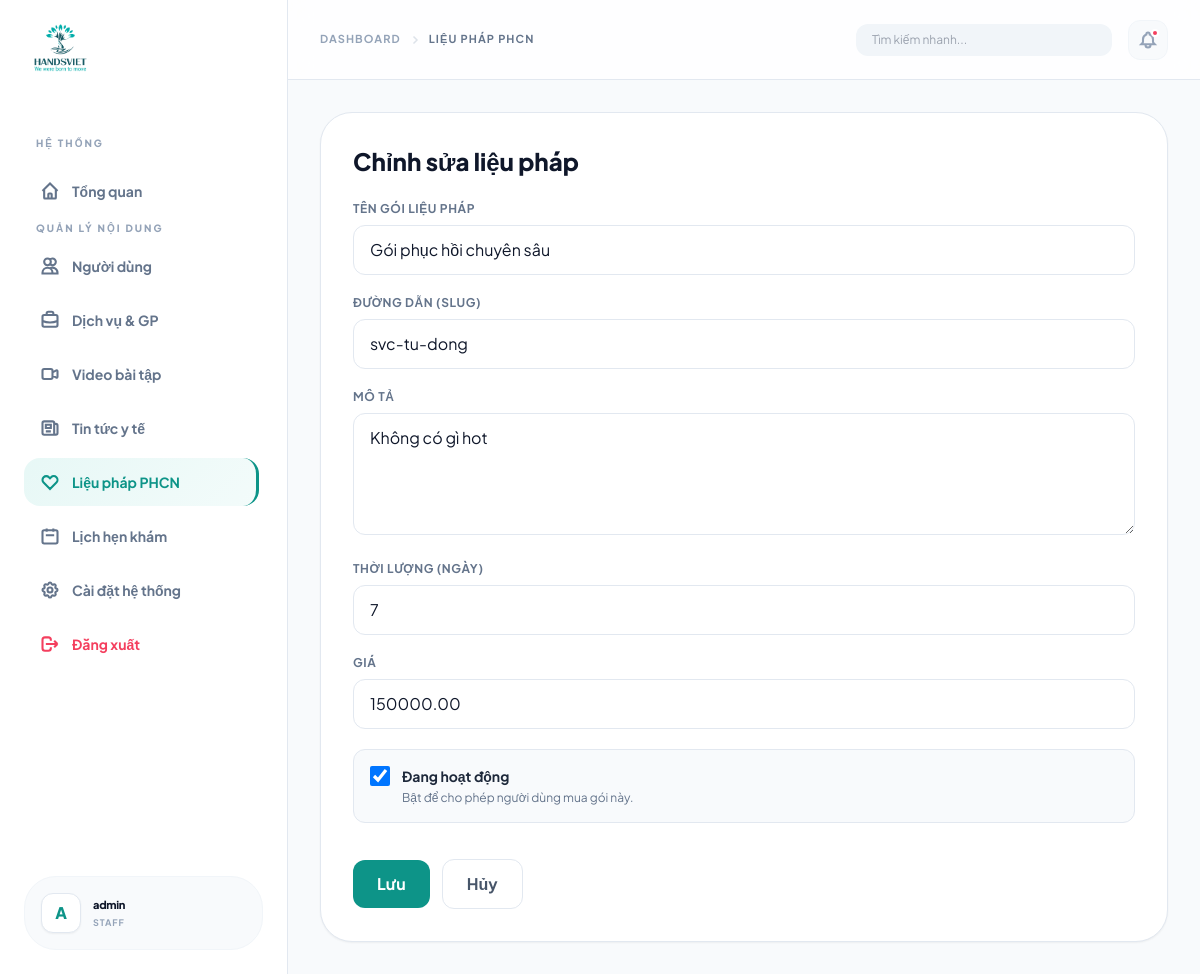
/hansviet_admin/therapies/1/edit/ (signed in), run on the app's committed database.
### hansviet_admin/models.py (models this page shows, shortened)
class Package(models.Model):
    name = models.CharField(max_length=255)
    slug = models.SlugField(unique=True)
    description = models.TextField(blank=True)
    duration_days = models.PositiveIntegerField()
    price = models.DecimalField(max_digits=12, decimal_places=2)
    is_active = models.BooleanField(default=True)
    class Meta:
        verbose_name = "Package"
        verbose_name_plural = "Packages"
        ordering = ["name"]

### hansviet_admin/views.py (the view)
# urls.py: path("therapies/<int:pk>/edit/", views.therapy_edit, name="therapy_edit"),
@staff_required
def therapy_edit(request, pk):
    package = get_object_or_404(Package, pk=pk)
    form = PackageForm(request.POST or None, instance=package)
    if request.method == "POST" and form.is_valid():
        form.save()
        messages.success(request, "Đã cập nhật gói liệu pháp.")
        return redirect("dashboard:therapy_list")
    return render(
        request,
        "dashboard/therapies/form.html",
        {"form": form, "package": package, "title": "Chỉnh sửa liệu pháp", "button_text": "Lưu"},
    )

### hansviet_admin/forms.py (shortened to what this page needs)
class PackageForm(StyledFormMixin, forms.ModelForm):
    class Meta:
        model = Package
        fields = ["name", "slug", "description", "duration_days", "price", "is_active"]
        widgets = {
            "description": forms.Textarea(attrs={"rows": 4}),
        }
        labels = {
            "name": "Tên gói liệu pháp",
            "slug": "Đường dẫn (slug)",
            "description": "Mô tả",
            "duration_days": "Thời lượng (ngày)",
            "price": "Giá",
            "is_active": "Đang hoạt động",
        }
        help_texts = {
            "is_active": "Bật để cho phép người dùng mua gói này.",
        }

### hansviet_admin/views.py (called while the page is built)
def staff_required(view_func):
    admin_login_url = getattr(settings, "ADMIN_LOGIN_URL", "/hansviet_admin/login/")
    check_staff = user_passes_test(lambda u: u.is_staff or u.is_superuser, login_url=admin_login_url)
    return login_required(check_staff(view_func), login_url=admin_login_url)

### hansviet_admin/templates/dashboard/therapies/form.html (shortened to what this page needs)
{% extends 'dashboard/base.html' %}
{% block breadcrumbs %}
<a href="{% url 'dashboard:therapy_list' %}" class="text-slate-500 hover:text-teal-600">Liệu pháp PHCN</a>
{% endblock %}
{% block content %}
<div class="max-w-4xl mx-auto">
    <div class="bg-white rounded-[2rem] border border-slate-200 shadow-sm p-8">
        <h1 class="text-2xl font-extrabold text-slate-900 mb-6">{{ title }}</h1>
        <form method="post" class="space-y-5">
            {% for field in form %}
            {% if field.field.widget.input_type == 'checkbox' %}
            <div class="rounded-xl border border-slate-200 p-4 bg-slate-50">
                <label class="flex items-start gap-3 cursor-pointer">
                    {{ field }}
                    <span>
                        <span class="block text-sm font-bold text-slate-800">{{ field.label }}</span>
                        {% if field.help_text %}
                        <span class="block text-xs text-slate-500 mt-1">{{ field.help_text }}</span>
                        {% endif %}
                    </span>
                </label>
            </div>
            {% else %}
            <div>
                <label class="block text-xs font-bold uppercase tracking-wider text-slate-500 mb-2">{{ field.label }}</label>
                {{ field }}
            </div>
            {% endif %}
            {% endfor %}
            <div class="pt-4 flex items-center gap-3">
                <button class="bg-teal-600 hover:bg-teal-700 text-white px-6 py-3 rounded-xl font-bold">{{ button_text }}</button>
                <a href="{% url 'dashboard:therapy_list' %}" class="px-6 py-3 rounded-xl border border-slate-200 font-bold text-slate-600 hover:bg-slate-50">Hủy</a>
            </div>
        </form>
    </div>
</div>
{% endblock %}

### hansviet_admin/templates/dashboard/base.html (shortened to what this page needs)
{% load static %}
<!DOCTYPE html>
<html lang="vi">
<head>
    <script src="https://cdn.tailwindcss.com"></script>
</head>
<body class="min-h-screen bg-[#f8fafc] text-slate-900 overflow-x-hidden">
    <aside
        class="fixed left-0 top-0 h-full w-72 bg-white border-r border-slate-200 z-[60] transition-all duration-300 transform md:translate-x-0 -translate-x-full"
        id="sidebar">
        <div class="h-full flex flex-col p-6">
            <div class="flex items-center gap-3 mb-10 px-2">
                <img src="{% static 'images/HandsVietLogo.png' %}" alt="HandsViet Logo"
                    class="h-12 w-auto object-contain">
            </div>
            <nav class="flex-1 space-y-1.5 overflow-y-auto pr-1">
                <p class="text-[10px] font-black text-slate-400 uppercase tracking-[0.2em] px-3 mb-4 mt-6">Hệ thống</p>
                <a href="{% url 'dashboard:home' %}"
                    class="flex items-center gap-3 px-4 py-3.5 rounded-2xl text-sm font-bold transition-all group {% if request.resolver_match.url_name == 'home' %}sidebar-active{% else %}text-slate-500 hover:bg-slate-50 hover:text-slate-800{% endif %}">
                    <svg class="w-5 h-5" fill="none" stroke="currentColor" viewBox="0 0 24 24">
                        <path
                            d="M3 12l2-2m0 0l7-7 7 7M5 10v10a1 1 0 001 1h3m10-11l2 2m-2-2v10a1 1 0 01-1 1h-3m-6 0a1 1 0 001-1v-4a1 1 0 011-1h2a1 1 0 011 1v4a1 1 0 001 1m-6 0h6"
                            stroke-width="2.5"></path>
                    </svg>
                    Tổng quan
                </a>
                <p class="text-[10px] font-black text-slate-400 uppercase tracking-[0.2em] px-3 mb-4 mt-8">Quản lý nội
                    dung</p>
                <a href="{% url 'dashboard:user_list' %}"
                    class="flex items-center gap-3 px-4 py-3.5 rounded-2xl text-sm font-bold transition-all group {% if 'users' in request.path %}sidebar-active{% else %}text-slate-500 hover:bg-slate-50 hover:text-slate-800{% endif %}">
                    <svg class="w-5 h-5" fill="none" stroke="currentColor" viewBox="0 0 24 24">
                        <path
                            d="M12 4.354a4 4 0 110 5.292M15 21H3v-1a6 6 0 0112 0v1zm0 0h6v-1a6 6 0 00-9-5.197M13 7a4 4 0 11-8 0 4 4 0 018 0z"
                            stroke-width="2.5"></path>
                    </svg>
                    Người dùng
                </a>
                <a href="{% url 'dashboard:service_list' %}"
                    class="flex items-center gap-3 px-4 py-3.5 rounded-2xl text-sm font-bold transition-all group {% if 'services' in request.path or 'categories' in request.path %}sidebar-active{% else %}text-slate-500 hover:bg-slate-50 hover:text-slate-800{% endif %}">
                    <svg class="w-5 h-5" fill="none" stroke="currentColor" viewBox="0 0 24 24">
                        <path
                            d="M21 13.255A23.931 23.931 0 0112 15c-3.183 0-6.22-.62-9-1.745M16 6V4a2 2 0 00-2-2h-4a2 2 0 00-2 2v2m4 6h.01M5 20h14a2 2 0 002-2V8a2 2 0 00-2-2H5a2 2 0 00-2 2v10a2 2 0 002 2z"
                            stroke-width="2.5"></path>
                    </svg>
                    Dịch vụ & GP
                </a>
                <a href="{% url 'dashboard:video_list' %}"
                    class="flex items-center gap-3 px-4 py-3.5 rounded-2xl text-sm font-bold transition-all {% if 'videos' in request.path %}sidebar-active{% else %}text-slate-500 hover:bg-slate-50 hover:text-slate-800{% endif %}">
                    <svg class="w-5 h-5" fill="none" stroke="currentColor" viewBox="0 0 24 24">
                        <path
                            d="M15 10l4.553-2.276A1 1 0 0121 8.618v6.764a1 1 0 01-1.447.894L15 14M5 18h8a2 2 0 002-2V8a2 2 0 00-2-2H5a2 2 0 00-2 2v8a2 2 0 002 2z"
                            stroke-width="2.5"></path>
                    </svg>
                    Video bài tập
                </a>
                <a href="{% url 'dashboard:news_list' %}"
                    class="flex items-center gap-3 px-4 py-3.5 rounded-2xl text-sm font-bold text-slate-500 hover:bg-slate-50 hover:text-slate-800 transition-all {% if 'news' in request.path %}sidebar-active{% endif %}">
                    <svg class="w-5 h-5" fill="none" stroke="currentColor" viewBox="0 0 24 24">
                        <path
                            d="M19 20H5a2 2 0 01-2-2V6a2 2 0 012-2h10a2 2 0 012 2v1m2 13a2 2 0 01-2-2V7m2 13a2 2 0 002-2V9a2 2 0 00-2-2h-2m-4-3H9M7 16h6M7 8h6v4H7V8z"
                            stroke-width="2.5"></path>
                    </svg>
                    Tin tức y tế
                </a>
                <a href="{% url 'dashboard:therapy_list' %}"
                    class="flex items-center gap-3 px-4 py-3.5 rounded-2xl text-sm font-bold transition-all {% if 'therapies' in request.path %}sidebar-active{% else %}text-slate-500 hover:bg-slate-50 hover:text-slate-800{% endif %}">
                    <svg class="w-5 h-5" fill="none" stroke="currentColor" viewBox="0 0 24 24">
                        <path
                            d="M4.318 6.318a4.5 4.5 0 000 6.364L12 20.364l7.682-7.682a4.5 4.5 0 00-6.364-6.364L12 7.636l-1.318-1.318a4.5 4.5 0 00-6.364 0z"
                            stroke-width="2.5"></path>
                    </svg>
                    Liệu pháp PHCN
                </a>
                <a href="{% url 'dashboard:booking_list' %}"
                    class="flex items-center gap-3 px-4 py-3.5 rounded-2xl text-sm font-bold transition-all {% if 'bookings' in request.path %}sidebar-active{% else %}text-slate-500 hover:bg-slate-50 hover:text-slate-800{% endif %}">
                    <svg class="w-5 h-5" fill="none" stroke="currentColor" viewBox="0 0 24 24">
                        <path
                            d="M8 7V3m8 4V3m-9 8h10M5 21h14a2 2 0 002-2V7a2 2 0 00-2-2H5a2 2 0 00-2 2v12a2 2 0 002 2z"
                            stroke-width="2.5"></path>
                    </svg>
                    Lịch hẹn khám
                </a>
                <a href="{% url 'dashboard:home' %}"
                    class="flex items-center gap-3 px-4 py-3.5 rounded-2xl text-sm font-bold text-slate-500 hover:bg-slate-50 hover:text-slate-800 transition-all">
                    Cài đặt hệ thống
                </a>
                <a href="{% url 'dashboard:logout' %}"
                    class="flex items-center gap-3 px-4 py-3.5 rounded-2xl text-sm font-bold text-rose-500 hover:bg-rose-50 transition-all">
                    <svg class="w-5 h-5" fill="none" stroke="currentColor" viewBox="0 0 24 24">
                        <path
                            d="M17 16l4-4m0 0l-4-4m4 4H7m6 4v1a3 3 0 01-3 3H6a3 3 0 01-3-3V7a3 3 0 013-3h4a3 3 0 013 3v1"
                            stroke-width="2.5"></path>
                    </svg>
                    Đăng xuất
                </a>
            </nav>
            <div class="mt-auto bg-slate-50 rounded-[2rem] p-4 flex items-center gap-3 border border-slate-100">
                <div
                    class="w-10 h-10 bg-white rounded-xl shadow-sm border border-slate-200 flex items-center justify-center font-black text-teal-600">
                    {{ request.user.username|slice:":1"|upper }}
                </div>
                <div class="flex-1 overflow-hidden">
                    <div class="text-[11px] font-black text-slate-900 truncate tracking-tight">{{ request.user.username}}</div>
                    <div class="text-[9px] font-bold text-slate-400 uppercase tracking-widest mt-0.5 truncate">{{request.user.role|default:"Staff" }}</div>
                </div>
            </div>
        </div>
    </aside>
    <main class="md:ml-72 min-h-screen transition-all duration-300">
        <header
            class="sticky top-0 h-20 bg-white/80 backdrop-blur-md border-b border-slate-200 px-8 flex items-center justify-between z-50">
            <div class="flex items-center gap-4">
                <div
                    class="hidden sm:flex items-center gap-2 text-[11px] font-bold text-slate-400 uppercase tracking-widest">
                    <span>Dashboard</span>
                    <svg class="w-3 h-3 opacity-30" fill="none" stroke="currentColor" viewBox="0 0 24 24">
                        <path d="M9 5l7 7-7 7" stroke-width="3"></path>
                    </svg>
                    {% block breadcrumbs %}{% endblock %}
                </div>
            </div>
            <div class="flex items-center gap-4">
                <div class="relative group hidden md:block">
                    <input type="text" placeholder="Tìm kiếm nhanh..."
                        class="bg-slate-100 border-none rounded-xl px-4 py-2 text-xs w-64 focus:ring-2 focus:ring-teal-500/20 transition-all">
                </div>
                <div
                    class="w-10 h-10 rounded-xl bg-slate-50 flex items-center justify-center text-slate-400 hover:text-teal-600 transition-colors cursor-pointer border border-slate-100 relative">
                    <svg class="w-5 h-5" fill="none" stroke="currentColor" viewBox="0 0 24 24">
                        <path
                            d="M15 17h5l-1.405-1.405A2.032 2.032 0 0118 14.158V11a6.002 6.002 0 00-4-5.659V5a2 2 0 10-4 0v.341C7.67 6.165 6 8.388 6 11v3.159c0 .538-.214 1.055-.595 1.436L4 17h5m6 0v1a3 3 0 11-6 0v-1m6 0H9"
                            stroke-width="2.5"></path>
                    </svg>
                    <span class="absolute top-2 right-2 w-2 h-2 bg-rose-500 rounded-full border-2 border-white"></span>
                </div>
            </div>
        </header>
        <div class="p-8 max-w-7xl mx-auto">
            {% block content %}{% endblock %}
        </div>
    </main>
</body>
</html>

### hansviet_admin/templates/dashboard/base.html (style rules this page uses)
body { font-family: 'Plus Jakarta Sans', sans-serif; background: #f8fafc; }
.sidebar-active { background: linear-gradient(135deg, rgba(20, 184, 166, 0.1) 0%, rgba(20, 184, 166, 0.05) 100%); color: #0d9488; border-right: 3px solid #0d9488; }

### data on the page
Package: form "Gói phục hồi chuyên sâu" "svc-tu-dong" "Không có gì hot" "7" "150000.00", form "☑"

### other printed values
{{ request.user.username|slice:":1"|upper }} "A"
{{ request.user.username }} "admin"
{{ request.user.role|default:"Staff" }} "STAFF"
{{ title }} "Chỉnh sửa liệu pháp"
{{ field.label }} "TÊN GÓI LIỆU PHÁP" "ĐƯỜNG DẪN (SLUG)" "MÔ TẢ" "THỜI LƯỢNG (NGÀY)" "GIÁ"
{{ field.label }} "Đang hoạt động"
{{ field.help_text }} "Bật để cho phép người dùng mua gói này."
{{ button_text }} "Lưu"
